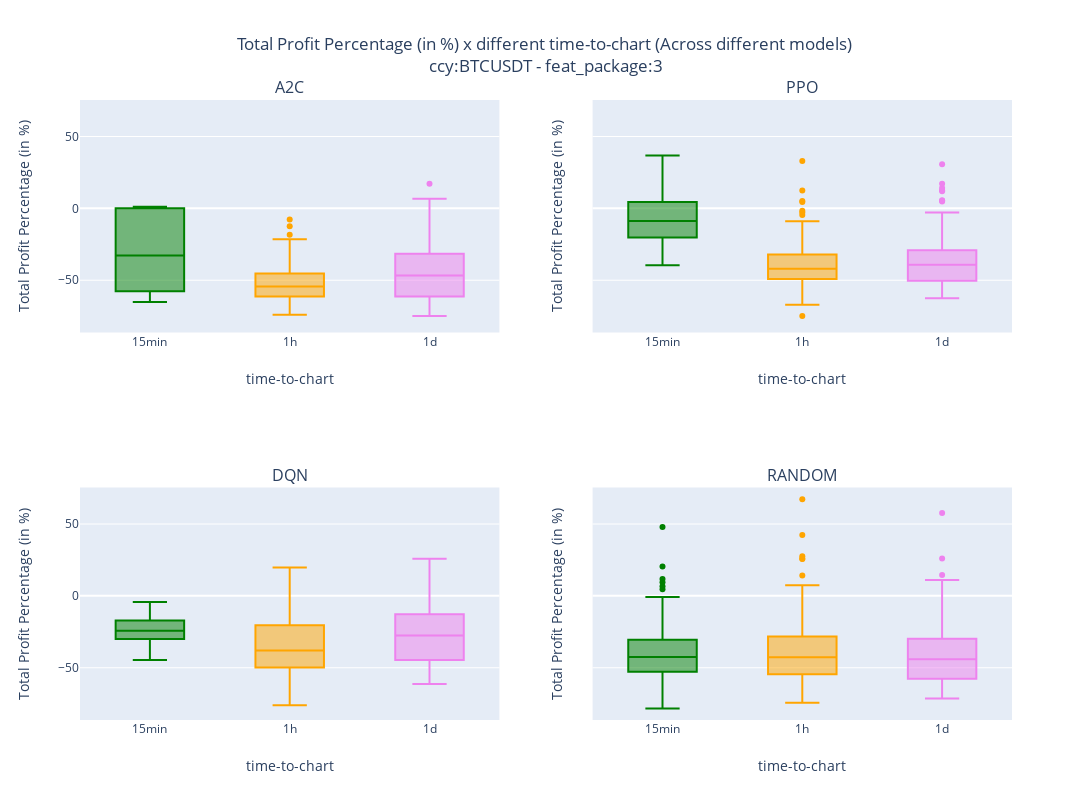

Notebook source saved alongside this figure:
### Markdown cell above
#### Plot the results

### Code cell
fig_output = get_boxplot_total_profit_diff_time_to_chart(df_sim_results, list_feat[0])
